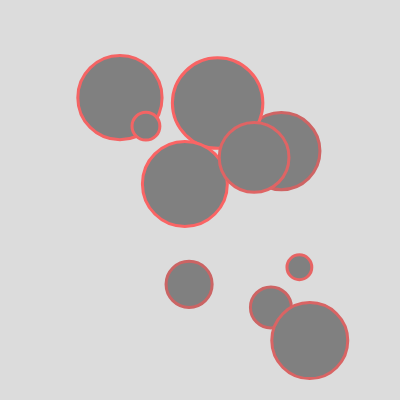
Frame 1 (no input)
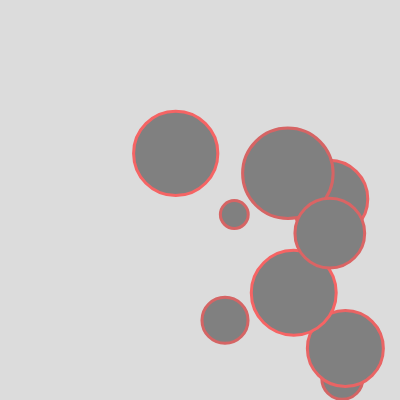
Frame 60 (no input)
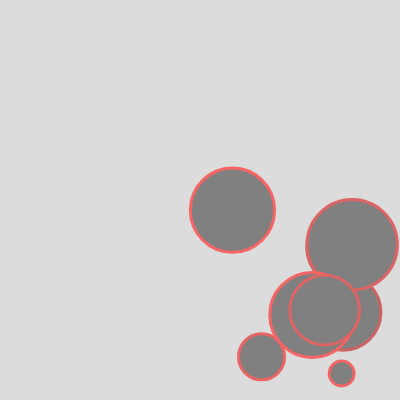
Frame 120 (the mouse pressed at the canvas centre since frame 60)

The p5.js sketch that drew these frames (run headless with seeded random() and noise() and a simulated clock; from frame 60 on, the mouse is pressed at the canvas centre):

// p5.js sketch
// ── sketch.js
// W6.3v3 ZAPPING ball with SPLICE
// https://editor.p5js.org/benjamin.bergery/sketches/atB6ZuXkj
//

let bballs = [];

function setup() {
  createCanvas(400, 400);

  // fill array with instances of Bball

  for (let indy = 0; indy < 10; indy++) {
    let bradius = random(10, 50);
    let bspeed = random(0.5, 2);
    let xstart = random(bradius, width - bradius);
    let ystart = random(bradius, height - bradius);
    bball = new Bball(xstart, ystart, bradius, bspeed);
    bballs.push(bball);
  }
}

function draw() {
  background(220);

  for (bball of bballs) {
    bball.bounceRandom();
    // instance.classFunction();
  }
}


function mousePressed() {
  for (bball of bballs) {
    bball.clicked(mouseX, mouseY);
    // this avoids having global variables mouseX,Y inside the class
  }
// bball.clicked has to be run for every bball, otherwise it would just be the last bball
}

/*** CLASS ********************/

class Bball {
  constructor(x, y, r, bsp) {
    this.x = x;
    this.y = y;
    this.r = r;
    this.xsp = bsp; // xspeed
    this.ysp = bsp; // yspeed
    this.brightness = 128;
  }

  //*** class function with SPLICE ***//
  clicked(mX, mY) {
    let d = dist(this.x, this.y, mX, mY);
    if (d < this.r) {
    bballs.splice(this,1);
    }
  }

  // meta function inside class
  bounceRandom() {
    this.move();
    this.show();
  }

  show() {
    stroke(random(200, 250), 100, 100);
    strokeWeight(3);
    // noFill();
        fill(this.brightness);
    ellipse(this.x, this.y, this.r * 2);
  }

  move() {
    // move ball
    this.x = this.x + this.xsp;
    this.y = this.y + this.ysp;
    //// bounce x
    if (this.x >= width - this.r || this.x <= 0 + this.r) {
      this.xsp = -this.xsp;
    }
    ////// bounce y
    if (this.y >= height - this.r || this.y <= 0 + this.r) {
      this.ysp = -this.ysp;
    }
  }
}

/*******************************/
// based on my previous exercise https://editor.p5js.org/benjamin.bergery/sketches/WUlFUTdMe

/*** NOTES ********************/

// function mousePressed() {
//   for (bball of bballs) {
// bball.clicked has to be run for every bball, otherwise it would just be the last bball

// bball.clicked(mouseX, mouseY);  }}
    // this avoids having global variables mouseX,Y inside the class
